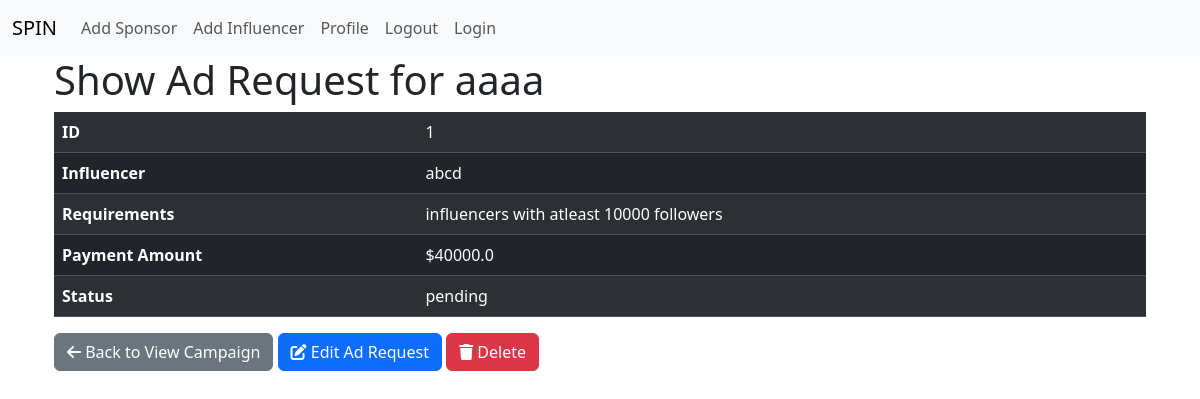
/ad_request/1 (signed in), run on an earlier commit of the app's database.
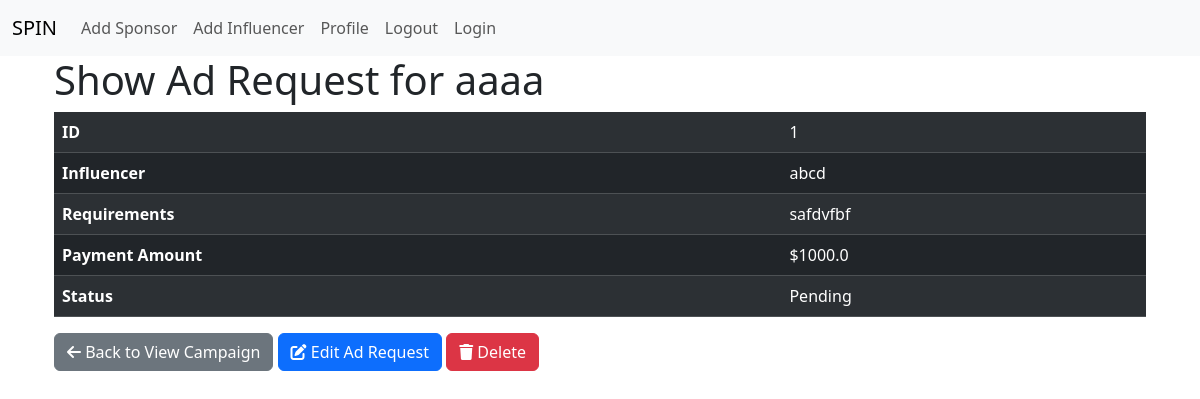
And on a later commit of the database.
### spin_app/models.py (models this page shows)
class Campaign(db.Model):
    id = db.Column(db.Integer, primary_key=True)
    name = db.Column(db.String(120), nullable=False)
    description = db.Column(db.Text, nullable=False)
    start_date = db.Column(db.Date, nullable=False)
    end_date = db.Column(db.Date, nullable=False)
    budget = db.Column(db.Float, nullable=False)
    visibility = db.Column(db.String(20), nullable=False)  # 'public' or 'private'
    goals = db.Column(db.Text, nullable=False)
    owner_id = db.Column(db.Integer, db.ForeignKey('sponsor_profile.id'), nullable=False)
    owner = db.relationship('SponsorProfile', backref=db.backref('campaigns', lazy=True, cascade='all, delete-orphan'))

class AdRequest(db.Model):
    id = db.Column(db.Integer, primary_key=True)
    campaign_id = db.Column(db.Integer, db.ForeignKey('campaign.id'), nullable=False)
    sponsor_id = db.Column(db.Integer, db.ForeignKey('sponsor_profile.id'), nullable=False)
    influencer_id = db.Column(db.Integer, db.ForeignKey('influencer_profile.id'), nullable=False)
    messages = db.Column(db.Text, nullable=True)
    requirements = db.Column(db.Text, nullable=False)
    payment_amount = db.Column(db.Float, nullable=False)
    status = db.Column(db.String(20), nullable=False)  # 'Pending', 'Accepted', 'Rejected'
    campaign = db.relationship('Campaign', backref=db.backref('ad_requests', lazy=True, cascade='all, delete-orphan'))
    sponsor = db.relationship('SponsorProfile', backref=db.backref('ad_requests', lazy=True, cascade='all, delete-orphan'))
    influencer = db.relationship('InfluencerProfile', backref=db.backref('ad_requests', lazy=True, cascade='all, delete-orphan'))

class InfluencerProfile(db.Model):
    id = db.Column(db.Integer, primary_key=True)
    user_id = db.Column(db.Integer, db.ForeignKey('user.id'), nullable=False)
    name = db.Column(db.String(120), nullable=False)
    category = db.Column(db.String(120), nullable=False)
    niche = db.Column(db.String(120), nullable=False)
    reach = db.Column(db.Integer, nullable=False)

### spin_app/routes.py (the view)
@app.route('/ad_request/<int:id>')
@login_required
def view_ad_request(id):
    ad_request = AdRequest.query.get(id)
    if not ad_request:
        flash('Ad Request not found.', category='danger')
        return redirect(url_for('sp_dash'))
    campaign = ad_request.campaign
    return render_template('view_ad_request.html', ad_request=ad_request, campaign=campaign)

### spin_app/models.py (called while the page is built)
@login_manager.user_loader
def load_user(user_id):
    return User.query.get(int(user_id))

### spin_app/templates/view_ad_request.html (shortened to what this page needs)
{% extends 'base.html' %}
{% block content %}
<div class="container">
    <h1>Show Ad Request for {{ campaign.name }}</h1>
    <table class="table table-dark table-striped">
        <tr>
            <th>ID</th>
            <td>{{ ad_request.id }}</td>
        </tr>
        <tr>
            <th>Influencer</th>
            <td>{{ ad_request.influencer.name }}</td>
        </tr>
        <tr>
            <th>Requirements</th>
            <td>{{ ad_request.requirements }}</td>
        </tr>
        <tr>
            <th>Payment Amount</th>
            <td>${{ ad_request.payment_amount }}</td>
        </tr>
        <tr>
            <th>Status</th>
            <td>{{ ad_request.status }}</td>
        </tr>
    </table>
    <a href="{{ url_for('view_campaign', id=campaign.id) }}" class="btn btn-secondary">
        <i class="fas fa-arrow-left"></i>
        Back to View Campaign
    </a>
    <a href="{{ url_for('edit_ad_request', id=ad_request.id) }}" class="btn btn-primary">
        <i class="fas fa-edit"></i>
        Edit Ad Request
    </a>
    <a href="{{ url_for('delete_ad_request', id=ad_request.id) }}" class="btn btn-danger">
        <i class="fas fa-trash"></i>
        Delete
    </a>
</div>
{% endblock %}

### spin_app/templates/base.html (shortened to what this page needs)
<!DOCTYPE html>
<html lang="en">
<head>
    <link href="https://cdn.jsdelivr.net/npm/bootstrap@5.3.3/dist/css/bootstrap.min.css" rel="stylesheet"
>
    <link rel="stylesheet" href="https://cdnjs.cloudflare.com/ajax/libs/font-awesome/6.5.2/css/all.min.css"
 />
</head>
<body>
    {% include 'navbar.html' with context %}
    <div class="container">
        {% block content %}
        {% endblock %}
    </div>
</body>
</html>

### spin_app/templates/navbar.html (shortened to what this page needs)
<nav class="navbar navbar-expand-lg bg-body-tertiary">
    <div class="container-fluid">
      <a class="navbar-brand" href="/">SPIN</a>
      <div class="collapse navbar-collapse" id="navbarNav">
        <ul class="navbar-nav">
          <li class="nav-item">
            <a class="nav-link" href="#">Add Sponsor</a>
          </li>
          <li class="nav-item">
            <a class="nav-link" href="#">Add Influencer</a>
          </li>
          <li class="nav-item">
            <a class="nav-link" href="#">Profile</a>
          </li>
          <li class="nav-item">
            <a class="nav-link" href="{{ url_for('logout') }}">Logout</a>
          </li>
          <li class="nav-item">
            <a class="nav-link" href="#">Login</a>
          </li>
        </ul>
      </div>
    </div>
  </nav>

### spin_app/templates/base.html (style rules this page uses)
body { background-image: url('/static/images/lib.jpg'); background-size: cover; background-position: center; background-repeat: no-repeat; margin: 0; padding: 0; }

What changed in the data, as far as the page shows it:
changed AdRequest id 1: requirements "influencers with atleast 10000 followers" → "safdvfbf"; payment_amount "40000.0" → "1000.0"; status "pending" → "Pending"
